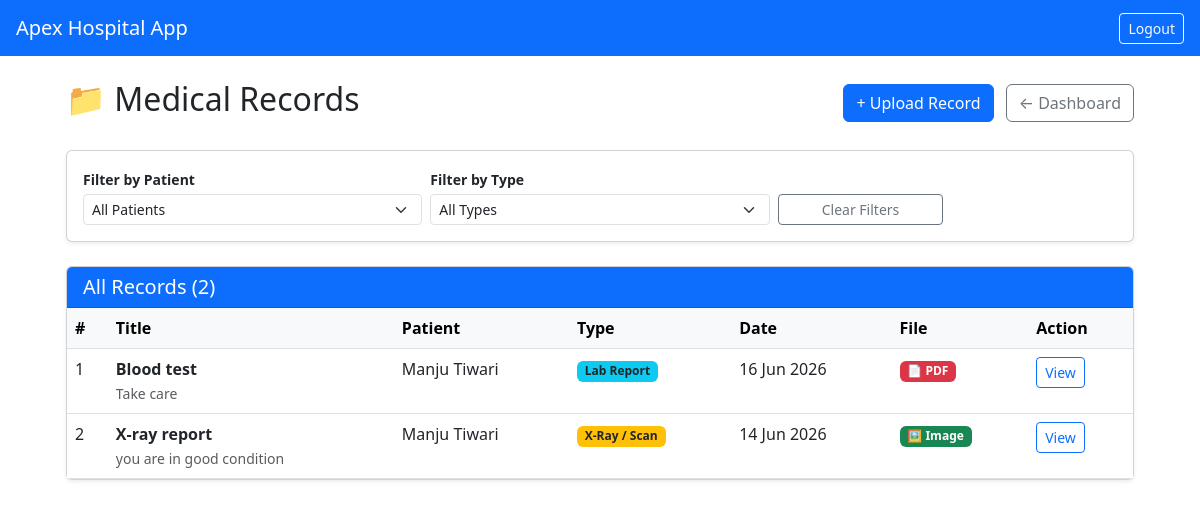
The page /medical-records/doctor/ (signed in) on the database its author committed.
### accounts/models.py (models this page shows, shortened)
class MedicalRecord(models.Model):
    RECORD_TYPES = [
        ('lab_report',    'Lab Report'),
        ('xray_scan',     'X-Ray / Scan'),
        ('prescription',  'Prescription'),
        ('doctors_note',  "Doctor's Note"),
        ('vaccination',   'Vaccination Record'),
        ('other',         'Other'),
    ]
    doctor = models.ForeignKey(DoctorProfile, on_delete=models.CASCADE, related_name='uploaded_records')
    patient = models.ForeignKey(PatientProfile, on_delete=models.CASCADE, related_name='medical_records')
    appointment = models.ForeignKey(Appointment, on_delete=models.SET_NULL, null=True, blank=True, related_name='medical_records')
    title       = models.CharField(max_length=200)
    record_type = models.CharField(max_length=20, choices=RECORD_TYPES, default='lab_report')
    description = models.TextField(blank=True)
    file        = models.FileField(upload_to=medical_record_upload_path, null=True, blank=True)
    record_date = models.DateField()
    created_at  = models.DateTimeField(auto_now_add=True)
    class Meta:
        ordering = ['-record_date', '-created_at']
    def get_file_extension(self):
        if self.file:
            name = self.file.name.lower()
            if name.endswith('.pdf'): return 'pdf'
            elif name.endswith(('.jpg', '.jpeg')): return 'jpg'
            elif name.endswith('.png'): return 'png'
        return 'file'
    def is_image(self):
        return self.get_file_extension() in ['jpg', 'png']
    def is_pdf(self):
        return self.get_file_extension() == 'pdf'

class PatientProfile(models.Model):
    BLOOD_GROUPS = [
        ('A+','A+'),('A-','A-'),('B+','B+'),('B-','B-'),
        ('O+','O+'),('O-','O-'),('AB+','AB+'),('AB-','AB-'),
    ]
    user_profile = models.OneToOneField(
        UserProfile, on_delete=models.CASCADE, related_name='patient'
    )
    date_of_birth = models.DateField(null=True, blank=True)
    blood_group = models.CharField(max_length=5, choices=BLOOD_GROUPS, blank=True)
    address = models.TextField(blank=True)
    emergency_contact = models.CharField(max_length=15, blank=True)

class UserProfile(models.Model):
    ROLE_CHOICES = (
        ('doctor', 'Doctor'),
        ('patient', 'Patient'),
    )
    user = models.OneToOneField(
        User, on_delete=models.CASCADE, related_name='profile'
    )
    role = models.CharField(max_length=10, choices=ROLE_CHOICES)
    phone = models.CharField(max_length=15, blank=True)

### accounts/views.py (the view)
# urls.py: path('medical-records/doctor/', views.doctor_medical_records, name='doctor_medical_records'),
@login_required
def doctor_medical_records(request):
    if request.user.profile.role != 'doctor':
        return redirect('patient_dashboard')
    doctor         = request.user.profile.doctor
    patient_filter = request.GET.get('patient_id')
    type_filter    = request.GET.get('record_type')
    records = MedicalRecord.objects.filter(
        doctor=doctor
    ).select_related('patient__user_profile__user')
    if patient_filter:
        records = records.filter(patient_id=patient_filter)
    if type_filter:
        records = records.filter(record_type=type_filter)
    all_patients = PatientProfile.objects.filter(
        medical_records__doctor=doctor
    ).distinct()
    return render(request, 'accounts/doctor_medical_records.html', {
        'doctor'        : doctor,
        'records'       : records,
        'all_patients'  : all_patients,
        'record_types'  : MedicalRecord.RECORD_TYPES,
        'patient_filter': patient_filter,
        'type_filter'   : type_filter,
    })

### accounts/templates/accounts/doctor_medical_records.html (shortened to what this page needs)
{% extends 'accounts/base.html' %}
{% block content %}
<div class="container-fluid px-4">
  <div class="d-flex justify-content-between align-items-center mb-4">
    <h2>📁 Medical Records</h2>
    <div>
      <a href="{% url 'upload_medical_record' %}" class="btn btn-primary me-2">
        + Upload Record
      </a>
      <a href="{% url 'doctor_dashboard' %}" class="btn btn-outline-secondary">
        ← Dashboard
      </a>
    </div>
  </div>
  <div class="card shadow-sm mb-4">
    <div class="card-body py-3">
      <form method="GET" class="row g-2 align-items-end">
        <div class="col-md-4">
          <label class="form-label fw-bold small mb-1">Filter by Patient</label>
          <select name="patient_id" class="form-select form-select-sm"
                  onchange="this.form.submit()">
            <option value="">All Patients</option>
          </select>
        </div>
        <div class="col-md-4">
          <label class="form-label fw-bold small mb-1">Filter by Type</label>
          <select name="record_type" class="form-select form-select-sm"
                  onchange="this.form.submit()">
            <option value="">All Types</option>
          </select>
        </div>
        <div class="col-md-2">
          <a href="{% url 'doctor_medical_records' %}"
             class="btn btn-outline-secondary btn-sm w-100">
            Clear Filters
          </a>
        </div>
      </form>
    </div>
  </div>
  <div class="card shadow-sm">
    <div class="card-header bg-primary text-white">
      <h5 class="mb-0">All Records ({{ records.count }})</h5>
    </div>
    <div class="card-body p-0">
      {% if records %}
        <div class="table-responsive">
          <table class="table table-hover mb-0">
            <thead class="table-light">
              <tr>
                <th>#</th>
                <th>Title</th>
                <th>Patient</th>
                <th>Type</th>
                <th>Date</th>
                <th>File</th>
                <th>Action</th>
              </tr>
            </thead>
            <tbody>
              {% for rec in records %}
              <tr>
                <td>{{ forloop.counter }}</td>
                <td>
                  <strong>{{ rec.title }}</strong>
                  {% if rec.description %}
                    <br>
                    <small class="text-muted">
                      {{ rec.description|truncatechars:50 }}
                    </small>
                  {% endif %}
                </td>
                <td>{{ rec.patient.user_profile.user.get_full_name }}</td>
                <td>
                  <span class="badge
                    {% if rec.record_type == 'lab_report' %}bg-info text-dark
                    {% elif rec.record_type == 'xray_scan' %}bg-warning text-dark
                    {% elif rec.record_type == 'prescription' %}bg-success
                    {% elif rec.record_type == 'doctors_note' %}bg-primary
                    {% elif rec.record_type == 'vaccination' %}bg-secondary
                    {% else %}bg-dark{% endif %}">
                    {{ rec.get_record_type_display }}
                  </span>
                </td>
                <td>{{ rec.record_date|date:"d M Y" }}</td>
                <td>
                  {% if rec.file %}
                    {% if rec.is_pdf %}
                      <span class="badge bg-danger">📄 PDF</span>
                    {% elif rec.is_image %}
                      <span class="badge bg-success">🖼️ Image</span>
                    {% endif %}
                  {% else %}
                    <span class="text-muted small">No file</span>
                  {% endif %}
                </td>
                <td>
                  <a href="{% url 'medical_record_detail' rec.id %}"
                     class="btn btn-sm btn-outline-primary">
                    View
                  </a>
                </td>
              </tr>
              {% endfor %}
            </tbody>
          </table>
        </div>
      {% endif %}
    </div>
  </div>
</div>
{% endblock %}

### rows shown on the page
MedicalRecord: title "Blood test", description "Take care", patient.user_profile.user.get_full_name "Manju Tiwari", record_type "Lab Report", record_date "16 Jun 2026", shows "📄 PDF"
MedicalRecord: title "X-ray report", description "you are in good condition", patient.user_profile.user.get_full_name "Manju Tiwari", record_type "X-Ray / Scan", record_date "14 Jun 2026", shows "🖼️ Image"

### other values the page prints
{{ records.count }} "2"
